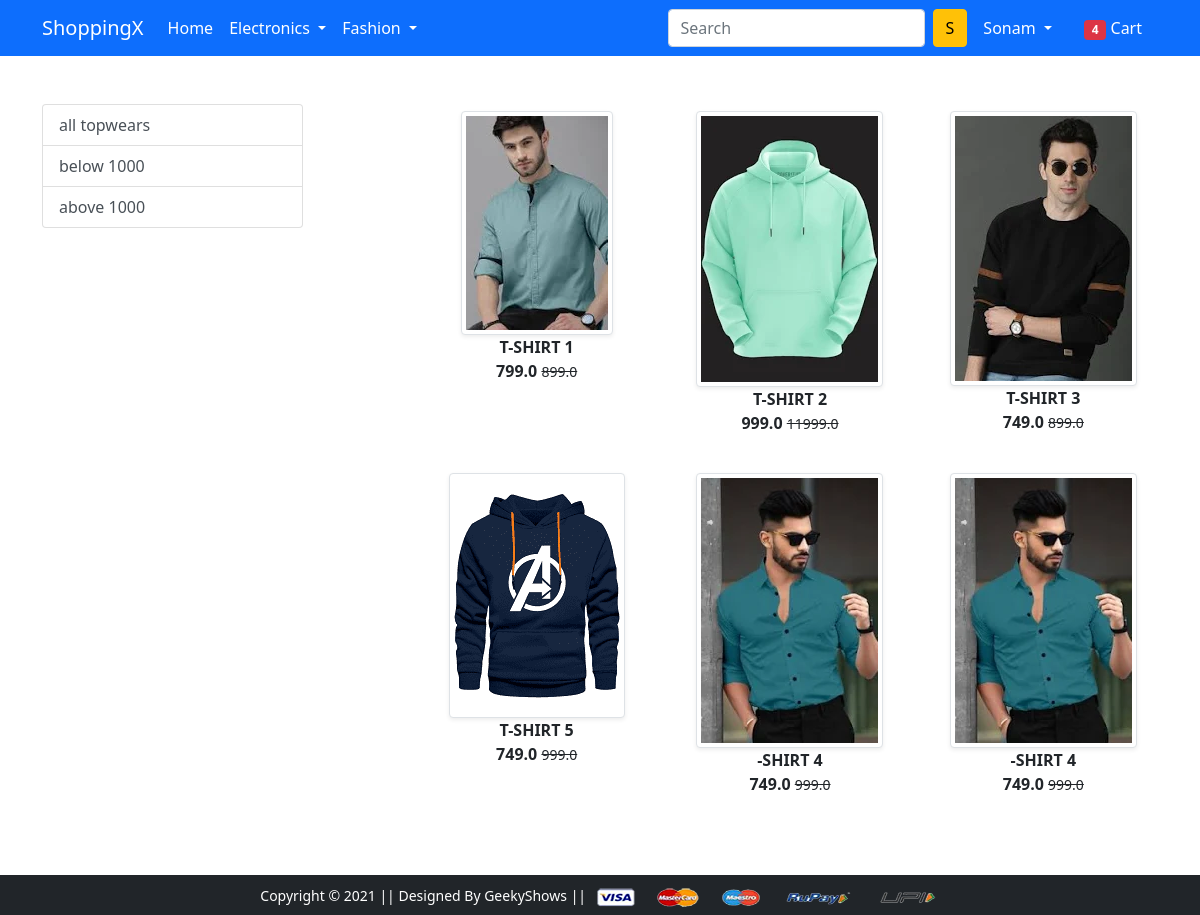
/topwear/ (signed in), run on the app's committed database.
### app/models.py (models this page shows, shortened)
class Product (models.Model):
    title=models.CharField(max_length=100)
    selling_price=models.FloatField()
    discounted_price=models.FloatField()
    decription=models.TextField()
    brand=models.CharField(max_length=100)
    categroy=models.CharField(choices=CATEGEROY_CHOICES,max_length=2)
    Product_image=models.ImageField(upload_to='producting')

### app/views.py (the view)
# urls.py: path('topwear/',views.topwear,name="topwear"),
@login_required
def topwear(request, data=None):
    if data==None:
        topwears=Product.objects.filter(categroy='TW')
    elif data=='below':
        topwears=Product.objects.filter(categroy='TW').filter(discounted_price__lt=500)
    elif data=='above':
        topwears=Product.objects.filter(categroy='TW').filter(discounted_price__gt=500)
    return render(request, 'app/topwear.html', {'topwears':topwears})

### app/templates/app/topwear.html (shortened to what this page needs)
{% extends 'app/base.html' %}
{% load static %}
{% block main-content %}
<div class="container my-5">
 <div class="row">
  <div class="col-sm-3">
    <div class="list-group">
        <a href="{% url  'topwear' %} " class="list-group-item
        list-group-item-action" aria-current="true" >all topwears </a>
        <a href="{% url 'topweardata' 'below' %} " class="list-group-item
        list-group-item-action" aria-current="true" >below  1000</a>
        <a href="{% url 'topweardata' 'above' %} " class="list-group-item
        list-group-item-action" aria-current="true" >above 1000</a> </div>
    </div>
    <div class="col-sm-8 offset-sm-1">
      <div class="row">
       {% for product in topwears %}
        <div class="col-sm-4 text-center mb-4">
          <a href="{% url 'product-detail' product.id %}"
          class="btn">
          <div class="item">
              <img src="{{ product.Product_image.url }}" alt=""
              height="300" class="img-fluid img-thumbnail shadow-sm">
              <div class="fw-bold">{{product.title}}</div>
              <div class="fw-bold">{{product.discounted_price}}
                  <small class="fw-light text-decoration-line-through"> {{product.selling_price}}</small></div>
    </div>
  </a>
  </div>
  {% endfor %}
   </div>
  </div>
  </div>
  </div>
  {% endblock main-content %}

### app/templates/app/base.html (shortened to what this page needs)
<!doctype html>
{% load static %}
<html lang="en">
  <head>
    <link href="https://cdn.jsdelivr.net/npm/bootstrap@5.0.0-beta1/dist/css/bootstrap.min.css" rel="stylesheet">
    <link rel="stylesheet" href="{% static 'app/css/owl.carousel.min.css' %}">
    <link rel="stylesheet" href="{% static 'app/css/all.min.css' %}">
    <link rel="stylesheet" href="{% static 'app/css/style.css' %}">
  </head>
  <body>
    <nav class="navbar navbar-expand-lg navbar-dark bg-primary">
     <div class="container">
       <a class="navbar-brand" href="/">ShoppingX</a>
       <div class="collapse navbar-collapse" id="navbarSupportedContent">
         <ul class="navbar-nav me-auto mb-2 mb-lg-0">
           <li class="nav-item">
             <a class="nav-link active" aria-current="page" href="/">Home</a>
           </li>
           <li class="nav-item dropdown">
             <a class="nav-link dropdown-toggle text-white" href="#" id="electronicsDropdown" role="button" data-bs-toggle="dropdown" aria-expanded="false">
               Electronics
             </a>
           </li>
           <li class="nav-item dropdown">
             <a class="nav-link dropdown-toggle text-white" href="#" id="fashionDropdown" role="button" data-bs-toggle="dropdown" aria-expanded="false">
               Fashion
             </a>
           </li>
         </ul>
         <form class="d-flex">
           <input class="form-control me-2" type="search" placeholder="Search" aria-label="Search">
           <button class="btn btn-warning" type="submit">S</button>
         </form>
         <div>
          <ul class="navbar-nav me-auto mb-2 mb-lg-0">
            {% if request.user.is_authenticated%}
           <li class="nav-item dropdown mx-2">
              <a class="nav-link dropdown-toggle text-white" href="#" id="profileDropdown" role="button" data-bs-toggle="dropdown" aria-expanded="false">
                {{ request.user.username|capfirst}}
              </a>
            </li>
            <li class="nav-item mx-2">
             <a href="{% url 'showcart' %}" class="nav-link text-white"><span class="badge bg-danger">4</span> Cart </a>
            </li>
            {% endif %}
          </ul>
         </div>
       </div>
     </div>
    </nav>
    {% block main-content %} {% endblock main-content %}
    <footer class="container-fluid bg-dark text-center p-2 mt-5">
        <small class="text-white">Copyright &copy; 2021 || Designed By GeekyShows || </small>
        <img src="{% static 'app/images/payment.png' %}" alt="" srcset="" class="img-fluid" height="2px">
    </footer>
  </body>
</html>

### data on the page
Product: Product_image (picture), title "T-SHIRT 1", discounted_price "799.0", selling_price "899.0"
Product: Product_image (picture), title "T-SHIRT 2", discounted_price "999.0", selling_price "11999.0"
Product: Product_image (picture), title "T-SHIRT 3", discounted_price "749.0", selling_price "899.0"
Product: Product_image (picture), title "T-SHIRT 5", discounted_price "749.0", selling_price "999.0"
Product: Product_image (picture), title "-SHIRT 4", discounted_price "749.0", selling_price "999.0"
Product: Product_image (picture), title "-SHIRT 4", discounted_price "749.0", selling_price "999.0"

### other printed values
{{ request.user.username|capfirst }} "Sonam"
